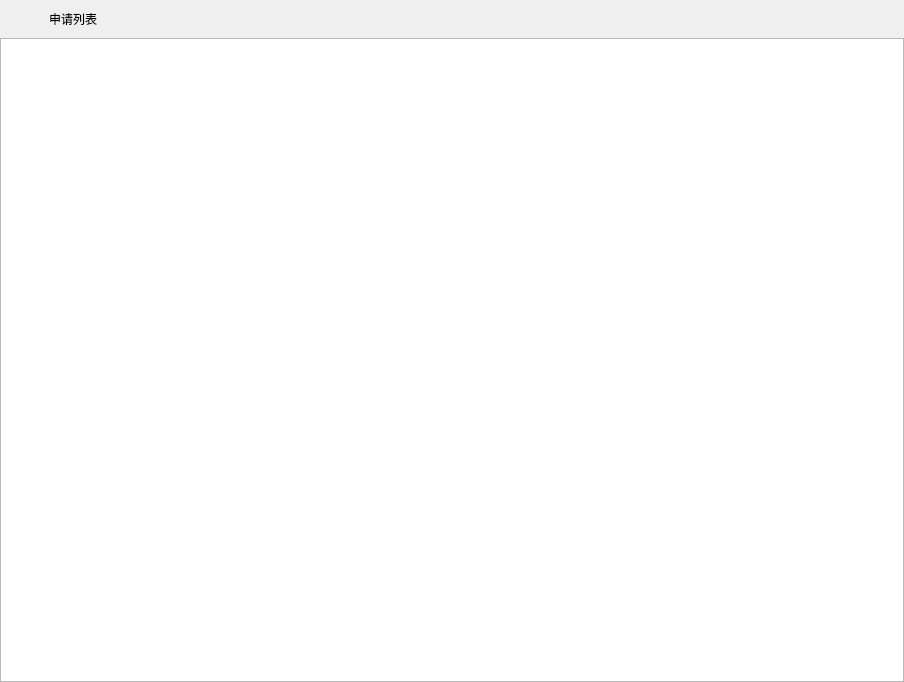
<?xml version="1.0" encoding="UTF-8"?>
<ui version="4.0">
 <class>ApplyFriendPage</class>
 <widget class="QWidget" name="ApplyFriendPage">
  <property name="geometry">
   <rect>
    <x>0</x>
    <y>0</y>
    <width>904</width>
    <height>682</height>
   </rect>
  </property>
  <property name="windowTitle">
   <string>Form</string>
  </property>
  <layout class="QVBoxLayout" name="verticalLayout">
   <property name="spacing">
    <number>0</number>
   </property>
   <property name="leftMargin">
    <number>0</number>
   </property>
   <property name="topMargin">
    <number>0</number>
   </property>
   <property name="rightMargin">
    <number>0</number>
   </property>
   <property name="bottomMargin">
    <number>0</number>
   </property>
   <item>
    <widget class="QWidget" name="friend_apply_wid" native="true">
     <layout class="QHBoxLayout" name="horizontalLayout">
      <item>
       <spacer name="horizontalSpacer">
        <property name="orientation">
         <enum>Qt::Orientation::Horizontal</enum>
        </property>
        <property name="sizeType">
         <enum>QSizePolicy::Policy::Fixed</enum>
        </property>
        <property name="sizeHint" stdset="0">
         <size>
          <width>40</width>
          <height>20</height>
         </size>
        </property>
       </spacer>
      </item>
      <item>
       <widget class="QLabel" name="friend_apply_lb">
        <property name="text">
         <string>申请列表</string>
        </property>
       </widget>
      </item>
     </layout>
    </widget>
   </item>
   <item>
    <widget class="QWidget" name="widget_2" native="true">
     <layout class="QVBoxLayout" name="verticalLayout_2">
      <property name="spacing">
       <number>0</number>
      </property>
      <property name="leftMargin">
       <number>0</number>
      </property>
      <property name="topMargin">
       <number>0</number>
      </property>
      <property name="rightMargin">
       <number>0</number>
      </property>
      <property name="bottomMargin">
       <number>0</number>
      </property>
      <item>
       <widget class="ApplyFriendList" name="apply_friend_list"/>
      </item>
     </layout>
    </widget>
   </item>
  </layout>
 </widget>
 <customwidgets>
  <customwidget>
   <class>ApplyFriendList</class>
   <extends>QListWidget</extends>
   <header location="global">applyfriendlist.h</header>
  </customwidget>
 </customwidgets>
 <resources/>
 <connections/>
</ui>
